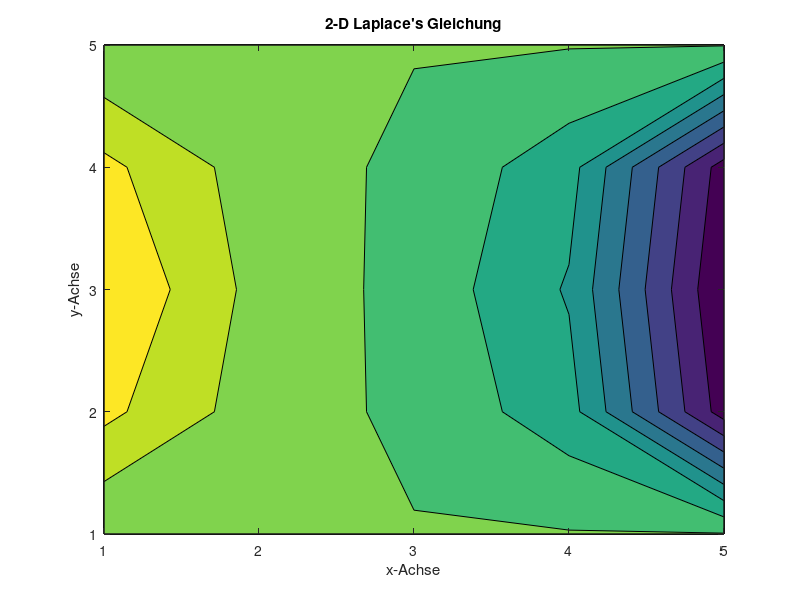
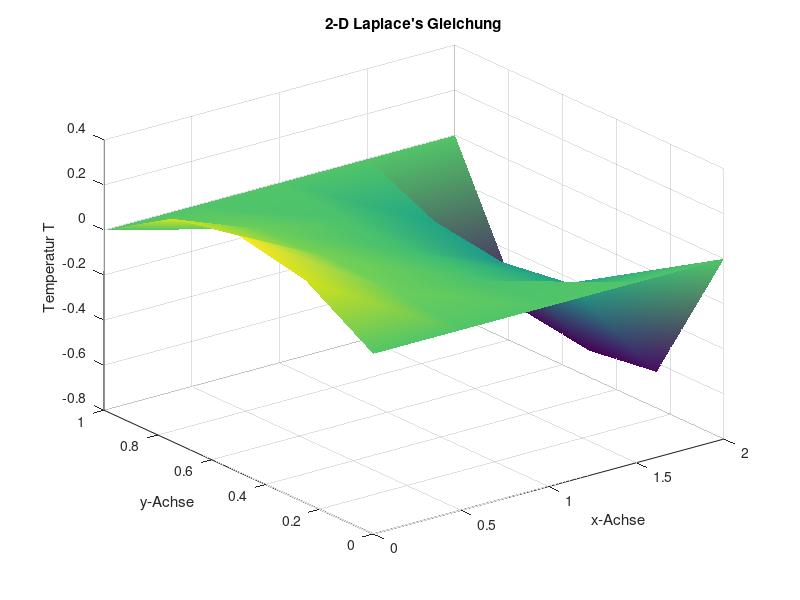

These figures' MATLAB source, in order:
clear variables;
close all;

% Intervalle
Intx = [0 2];
Inty = [0 1];

% Dirichlet und Neumann Funktionen
gD = @(x,y) y*(1-y);
gN = @(x,y) -1;

% Quellterm
f = @(x,y) 0; 

n = 2;
nx = 2^n;
ny = 2^n;

% Gitterweite
hx = (Intx(2)-Intx(1))/nx;
hy = (Inty(2)-Inty(1))/ny;

% Aufstellen des Knotenvektors (einschließlich der Randpunkte)
Nx = nx+1;
Ny = ny+1;
nodes_x = linspace(Intx(1),Intx(2),Nx);
nodes_y = linspace(Inty(1),Inty(2),Ny);

%%% 5-Punkte Stern %%%%%%%%%%%%%%%%%%%%%%%%%%%%%
% Aufstellen der Steifigkeitsmatrix
Np = Nx*Ny;
e = ones(Np,1);
A = -spdiags([hx*hx*e hy*hy*e -(2*hy*hy*e+2*hx*hx*e) hy*hy*e hx*hx*e],...
            [-Nx,-1,0,1,Nx],Np,Np);

% debugging
C = full(A);
%%% Advektiver Teil: Zentrierte Finite-Differenzen
% a = 1;
% b = 12;
% B = spdiags([-0.5*b*hy*hx*hx*e -0.5*a*hx*hy*hy*e 0.5*a*hx*hy*hy*e 0.5*b*hy*hx*hx*e],...
%             [-Nx,-1,1,Nx],Np,Np);
% A = A + B;

% Aufstellen der rechten Seite
F = zeros(Np,1);
for j = 1:Ny
    for i = 1:Nx
        F((j-1)*Nx+i) = hx*hx*hy*hy*f((i-1)*hx,(j-1)*hy); 
    end
end

% Einsetzen der Dirichlet-Randbedingungen
for i = 1:Nx % Untere Kante
    A(i,:) = 0;
    A(i,i) = 1;
    F(i) = 0;
end
for i = 1:Nx % Obere Kante
    A((Ny-1)*Nx+i,:) = 0;
    A((Ny-1)*Nx+i,(Ny-1)*Nx+i) = 1;
    F((Ny-1)*Nx+i) = 0;
end
for j = 2:Ny-1 % Linke Kante
    A((j-1)*Nx+1,:) = 0;
    A((j-1)*Nx+1,(j-1)*Nx+1) = 1;
    F((j-1)*Nx+1) = gD(0,(j-1)*hy);
end

% Einsetzen der Neumann-Randbedingungen
for j=2:Ny-1
    C = full(A);
    A((j-1)*Nx+Nx,:) = 0;
    C = full(A);
    A((j-1)*Nx+Nx,(j-1)*Nx+Nx-1) = -1;
    C = full(A);
    A((j-1)*Nx+Nx,(j-1)*Nx+Nx) = 1;
    F((j-1)*Nx+Nx) = hx*gN(2,(j-1)*hy);
end

% Loesung des linearen GLS
T = A\F;

%Plot der Loesung
Z = zeros(Nx,Ny);
for i = 1:Nx
    for j = 1:Ny
        Z(i,j) = T((j-1)*Nx+i); % quando quiser mudar o x,y troque i e j no Z(i,j). No momento está como no original
    end
end  

figure
contourf(Z',10)
title({'2-D Laplace''s Gleichung'})
xlabel('x-Achse')
ylabel('y-Achse')

figure
surf(nodes_x,nodes_y,Z','EdgeColor','none');       
shading interp
title({'2-D Laplace''s Gleichung'})
xlabel('x-Achse')
ylabel('y-Achse')
zlabel('Temperatur T')
